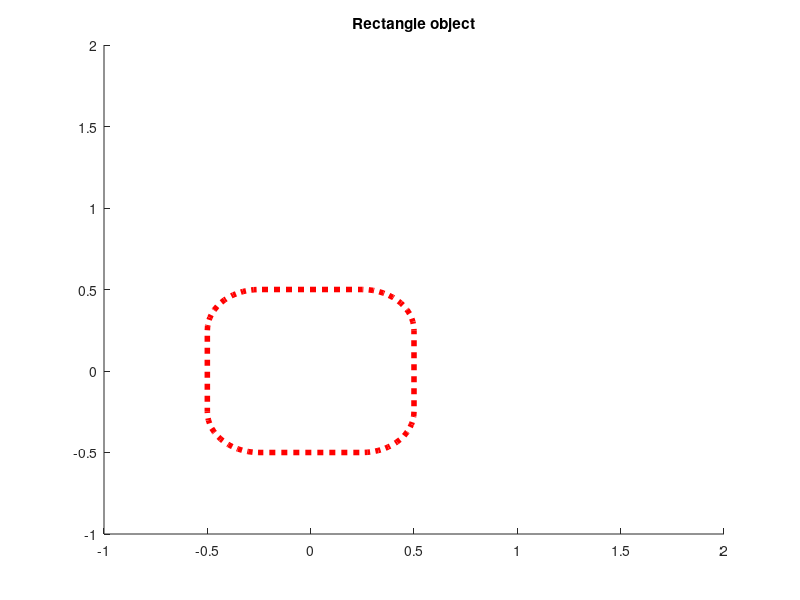

Reproduce this figure in MATLAB.
handle = rectangle;
axis([-1 2 -1 2]);
set(handle,'Position', [-0.5 -0.5 1 1],...
    'LineWidth',4,'EdgeColor','red','LineStyle',':',...
    'Curvature',[.5 .5]);
title('Rectangle object');
